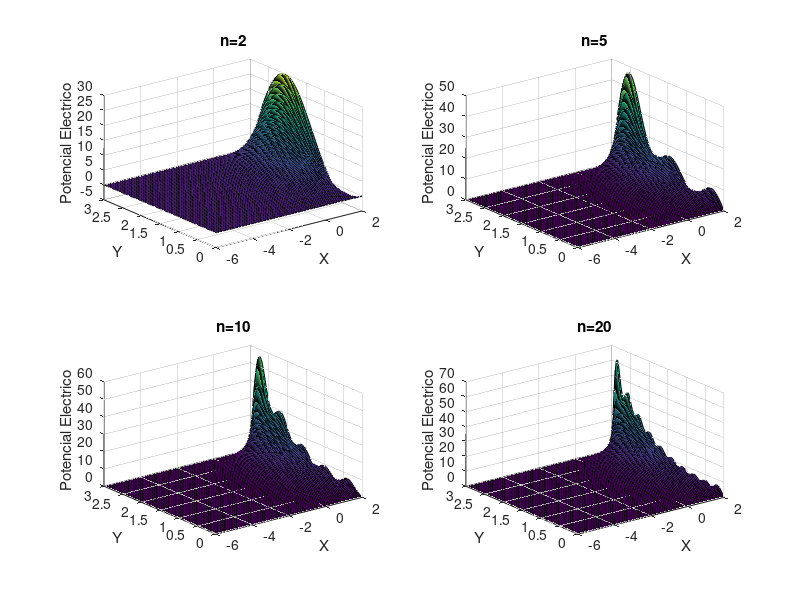

This chart was generated by the following MATLAB code:
a=2;
b=3;
problema=2
N1=2;
N2=5;
N3=10;
N4=20;
x1=linspace((0).*(problema==1.1)+(-b).*(problema==1.2)+(-3.*a).*(problema==2),a,100);
y1=linspace(0,b,100);
[x,y]=meshgrid(x1,y1);

function  Z=graf(N,b,a,problema,x,y)
  V=0
  for n=1:N
    integral=quad(@(y)((2.*y.^3+5).*(problema==1.2|problema==2)+(atan(y/a)).*(problema==1.1)).*(sin(n.*pi.*y./b)),0,b);
    An = ((exp(n.*pi)-exp(n.*pi.*a./b))./(b.*sinh(n.*pi.*(a./b+1))).*(problema==1.2)+
    (1./(b.*sinh(n.*pi.*a./b))).*(problema==1.1)+
    (2./(b.*exp(n.*pi.*a./b))).*(problema==2)).*integral;
    Bn = ((exp(n.*pi.*a./b)-exp(-n.*pi))./(b.*sinh(n.*pi.*(a./b+1))).*(problema==1.2)).*integral;
    V=V+sin(n*pi*y/b).*(An.*(exp(n*pi*x/b).*(problema==1.2|problema==2)+(sinh(n.*pi.*x./b)).*(problema==1.1))+Bn.*exp(-n*pi*x/b));
  endfor
  Z=V;
endfunction

subplot(2,2,1)
surf(x,y,graf(N1,b,a,problema,x,y))
title("n=2")
xlabel("X")
ylabel("Y")
zlabel("Potencial Electrico")
subplot(2,2,2)
surf(x,y,graf(N2,b,a,problema,x,y))
title("n=5")
xlabel("X")
ylabel("Y")
zlabel("Potencial Electrico")
subplot(2,2,3)
surf(x,y,graf(N3,b,a,problema,x,y))
title("n=10")
xlabel("X")
ylabel("Y")
zlabel("Potencial Electrico")
subplot(2,2,4)
surf(x,y,graf(N4,b,a,problema,x,y))
title("n=20")
xlabel("X")
ylabel("Y")
zlabel("Potencial Electrico")